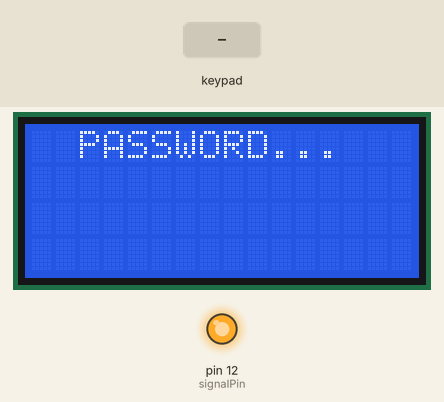
The sketch below on a simulated Arduino Uno, built with avr-gcc and run on an emulated ATmega328P. Parts: 16×4 character LCD, output pins drawn as LEDs (lit = HIGH). Inputs (shaded band) come from the test bench.

Above: at 1.2 s.
1.3 s: keypad keys 1 2 3 4 5 6 7 # pressed 0.4 s apart
At 4.6 s:
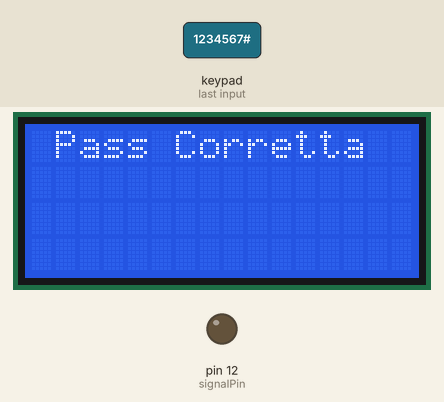
6.7 s: key 'A' pressed
At 7.7 s:
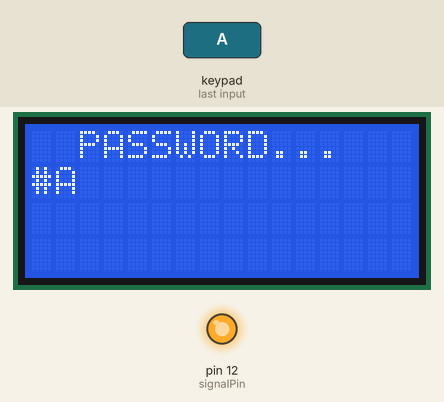
8.2 s: keypad keys 1 2 3 4 5 6 7 * pressed 0.4 s apart
At 10.4 s:
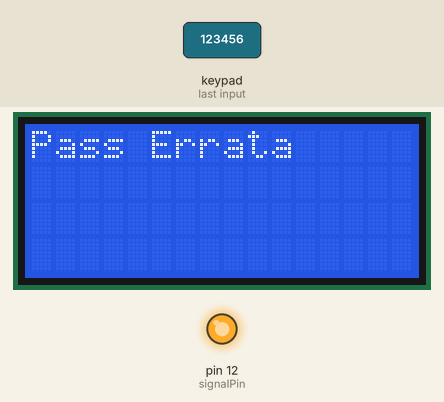
14.4 s: key 'B' pressed
At 15.6 s:
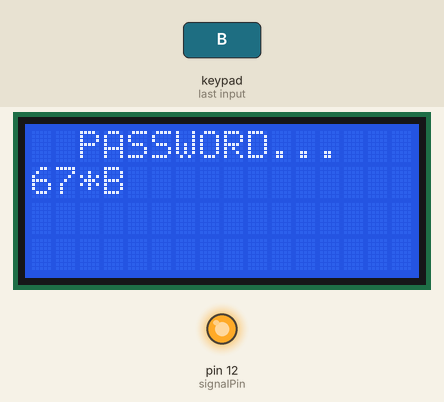
15.9 s: key 'C' pressed
17.4 s: keypad keys 1 2 3 4 5 6 7 A pressed 0.4 s apart
At 22.2 s:
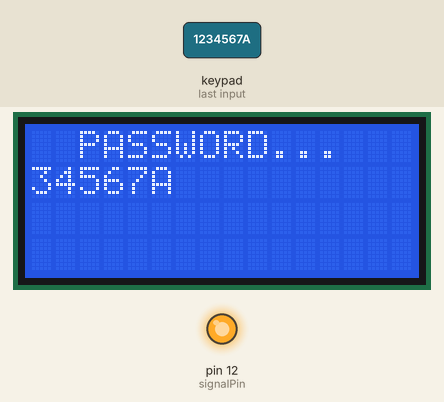
Timing chart, 0 to 23.7 s (numbered marks = the images above; inputs shaded):
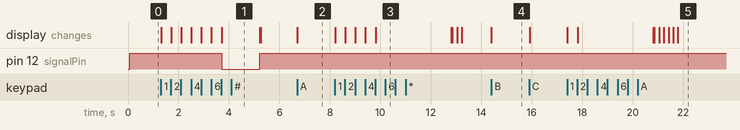

Measured:
- after the input at 1.3 s, pin 12 (signalPin): HIGH → LOW after 2.4 s, → HIGH 1.5 s later; the display: first changes at once (image 1 shows a later state)
- after the input at 6.7 s, the display: changes at once (image 2)
- after the input at 8.2 s, the display: first changes at once (image 3 shows a later state)
- after the input at 14.4 s, the display: changes at once (image 4)
- after the input at 17.4 s, the display: first changes at once (image 5 shows a later state)

The sketch:

unlock_relay.ino
```cpp
#include <Wire.h>
#include <LiquidCrystal_I2C.h>
#include <Keypad.h>

#define Password_Length 8 // Inserire la lunghezza della password
//se la password è lunga 7 caratteri inserire 8
//se la password è lunga 8 caratteri inserire 9 ecc..

int signalPin = 12;    // Pin su cui è collegato il relè

char Data[Password_Length];
char Master[Password_Length] = "1234567";   //Modifica la password
byte data_count = 0, master_count = 0;
bool Pass_is_good;
char customKey;

const byte ROWS = 4;
const byte COLS = 4;

char hexaKeys[ROWS][COLS] = {
  {'1', '2', '3', 'A'},
  {'4', '5', '6', 'B'},
  {'7', '8', '9', 'C'},
  {'*', '0', '#', 'D'}
};

byte rowPins[ROWS] = {9, 8, 7, 6};
byte colPins[COLS] = {5, 4, 3, 2};

Keypad customKeypad = Keypad(makeKeymap(hexaKeys), rowPins, colPins, ROWS, COLS);

// set the LCD address to "0x27"(or "0x3f") for a 16 chars and 2 line display
// set the LCD address to "0x3f"(or "0x27") for a 16 chars and 2 line display
LiquidCrystal_I2C lcd(0x27, 16, 4);

void setup(){

  lcd.init();
  lcd.backlight();
  pinMode(signalPin, OUTPUT);
  digitalWrite(signalPin, HIGH);
}

void loop(){

  lcd.setCursor(0,0);
  lcd.print("  PASSWORD...");

  customKey = customKeypad.getKey();
  if (customKey){
    Data[data_count] = customKey;
    lcd.setCursor(data_count,1);
    lcd.print(Data[data_count]);
    data_count++;
    }

  if(data_count == Password_Length-1){
    lcd.clear();

    if(!strcmp(Data, Master)){
      lcd.print(" Pass Corretta");
      digitalWrite(signalPin, LOW);
      delay(1500);
      digitalWrite(signalPin, HIGH);
      }
    else{
      lcd.print("Pass Errata");
      delay(3000);
      }

    lcd.clear();
    clearData();
  }
}

void clearData(){
  while(data_count !=0){
    Data[data_count--] = 0;
  }
  return;
}
```
